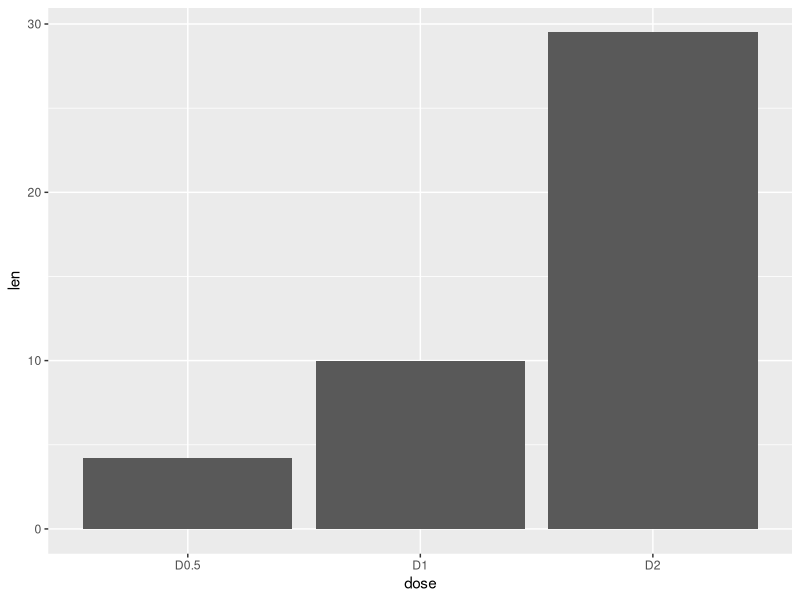
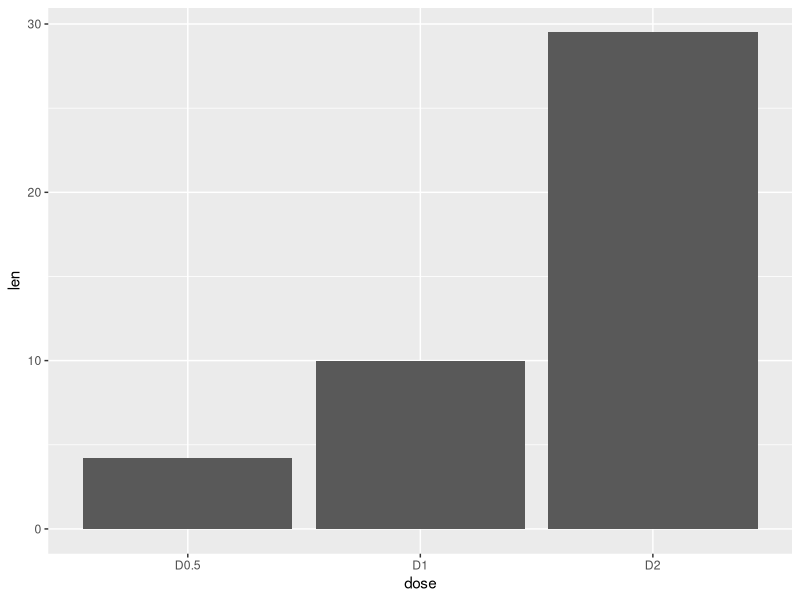
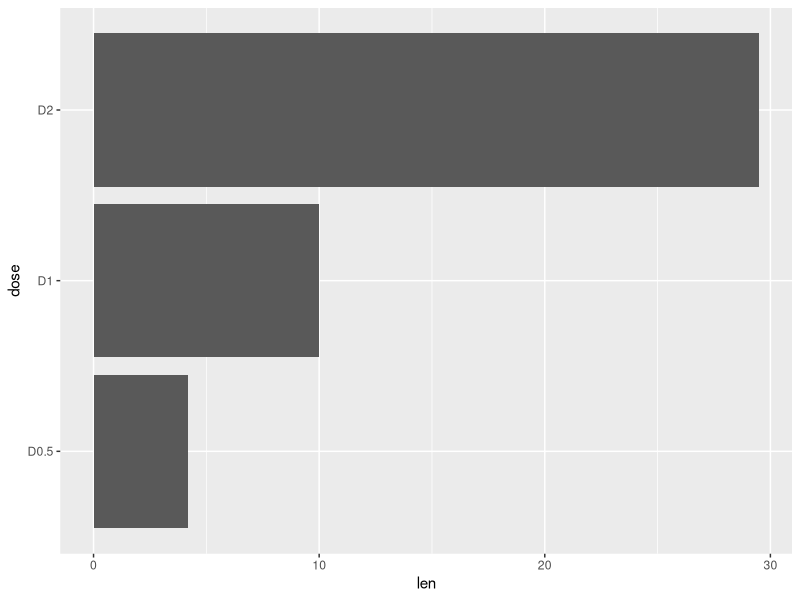
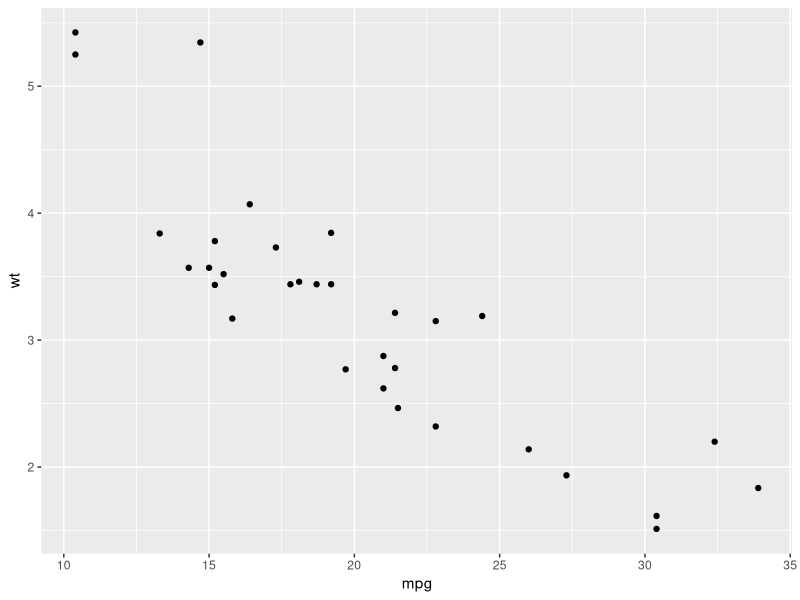

Recreate these plots in R, in order.
library(ggplot2)
df <- data.frame(dose=c("D0.5", "D1", "D2"),
                 len=c(4.2, 10, 29.5))

# Basic barplot
p<-ggplot(data=df, aes(x=dose, y=len)) +
  geom_bar(stat="identity")
p
ggsave(p, file="tooth_growth.png" , width=4, height=4)

# Horizontal bar plot
a <- p + coord_flip()

ggsave(a,file = "tooth_growth_flipped.png",width=4,height=4)


mt_cars <- ggplot(mtcars, aes(x=mpg, y=wt))+geom_point(shape=19)
ggsave(mt_cars,file = "mtcars.png",width=4,height=4)
